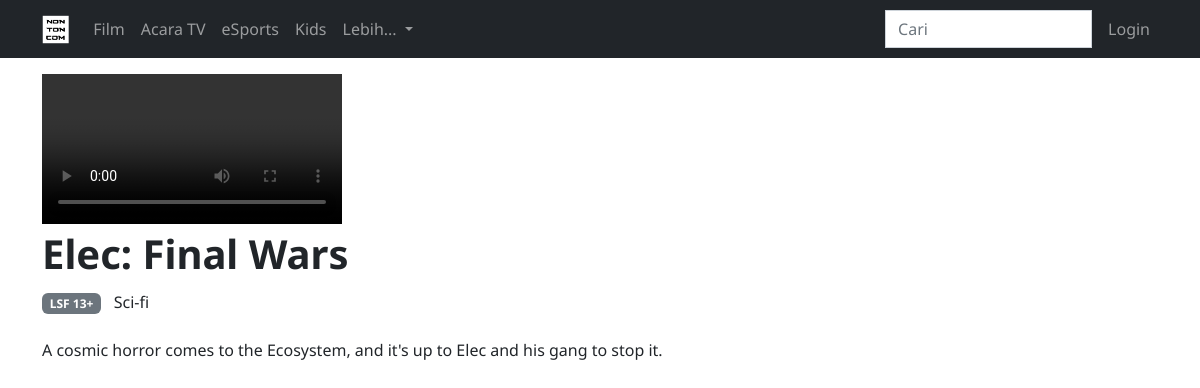
The page /watch.php?id=4 on the database its author committed.
### tables this page shows
create table videos
(
    id       int auto_increment
        primary key,
    title    varchar(100)  not null,
    poster   varchar(200)  not null,
    teaser   varchar(1000) not null,
    type     varchar(10)   not null,
    genre    varchar(100)  not null,
    rating   varchar(10)   not null,
    director varchar(100)  not null,
    actor    varchar(200)  not null,
    video    varchar(1000) not null
);

### watch.php (the view, shortened to what this page needs)
<?php
    require_once "includes/connect.php";
    if (isset($_GET["id"])) {
        $id = $_GET["id"];
        $stmt = "SELECT * FROM videos WHERE id = ?";
        $sth = $connect->prepare($stmt);
        $sth->execute(array($id));
        $details = $sth->fetchAll(PDO::FETCH_ASSOC);
    }
?>
<!DOCTYPE html>
<html lang="en">
<head>
    <link rel="stylesheet" href="/assets/css/style.css">
<body>
    <?php include "includes/header.php"; ?>
    <div class="container pt-3">
        <?php
        foreach ($details as $detail) {
            echo '<div class="row">';
                echo '<div class="col-lg-7 col-md-9">';
                    echo '<video class="img-fluid" autoplay controls>';
                        echo '<source src="/videos/'.$detail["video"].'" type="video/mp4">';
                    echo '</video>';
                    echo '<h1>'.$detail["title"].'</h1>';
                    echo '<p class="py-1"><span class="badge bg-secondary">'.$detail["rating"].'</span>&nbsp;&nbsp;&nbsp;'.$detail["genre"].'</p>';
                    echo '<p class="py-1">'.$detail["teaser"].'</p>';
                echo '</div>';
        }
        ?>
    </div>
</body>
</html>

### rows shown on the page
videos: title "Elec: Final Wars", rating "LSF 13+", genre "Sci-fi", teaser "A cosmic horror comes to the Ecosystem, and it's up to Elec and his gang to stop it."
